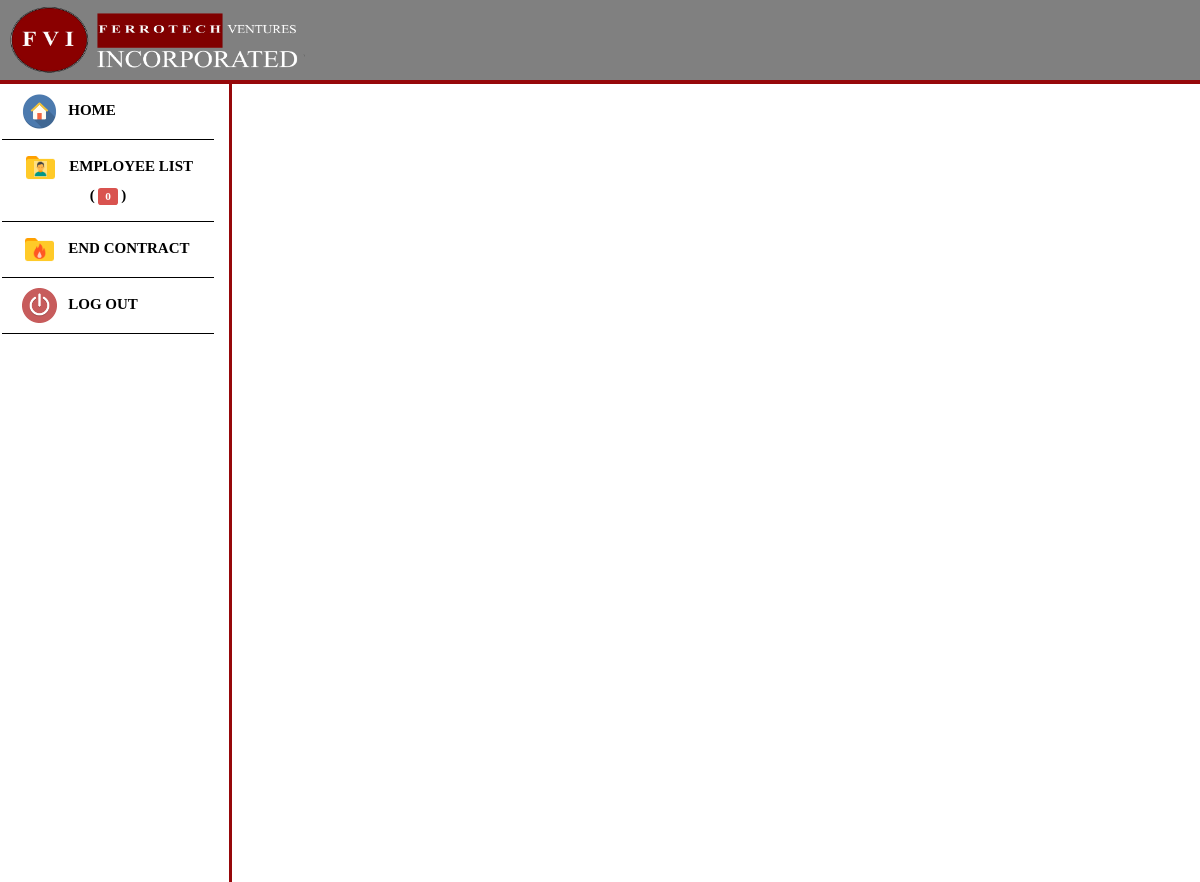
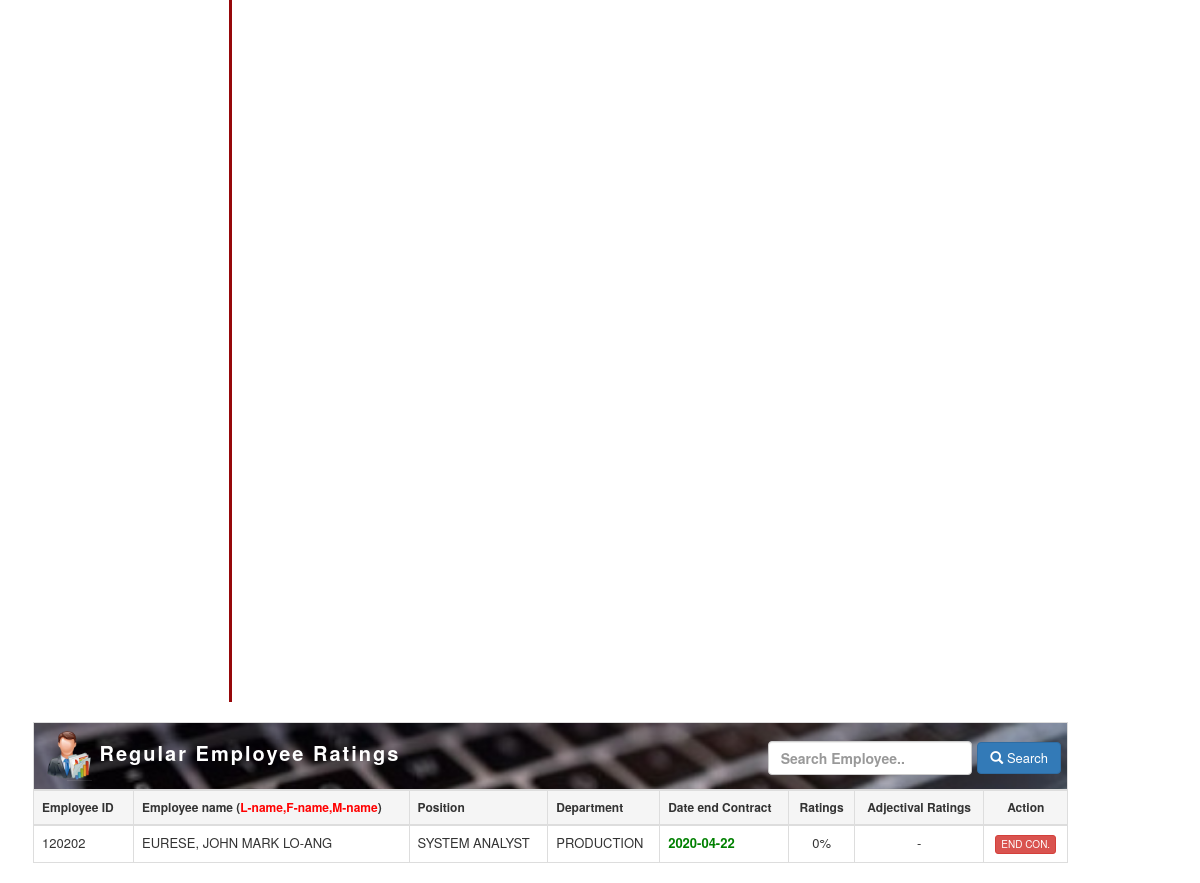
The page /regulareval_list.php (signed in) on the database its author committed (2 pictures, top to bottom).
### tables this page shows
CREATE TABLE `tbl_applicants` (
  `ID` int(11) NOT NULL,
  `a_id` text NOT NULL,
  `a_fname` varchar(26) NOT NULL,
  `a_lname` varchar(26) NOT NULL,
  `a_mname` varchar(26) NOT NULL,
  `a_gender` varchar(6) NOT NULL,
  `a_civilStatus` varchar(10) NOT NULL,
  `a_contactNumber` varchar(15) NOT NULL,
  `a_religion` varchar(100) NOT NULL,
  `a_birthday` date NOT NULL,
  `a_age` int(2) NOT NULL,
  `a_region` varchar(255) NOT NULL,
  `a_provine` varchar(255) NOT NULL,
  `a_city` varchar(255) NOT NULL,
  `a_brgy` varchar(255) NOT NULL,
  `a_education` varchar(255) NOT NULL,
  `a_masters` varchar(255) NOT NULL,
  `a_empRecords` varchar(255) NOT NULL,
  `a_dateApplied` date NOT NULL,
  `a_position` varchar(255) NOT NULL,
  `a_dateApproved` date NOT NULL,
  `a_status` text NOT NULL
);

CREATE TABLE `tbl_applicant_field` (
  `ID` int(11) NOT NULL,
  `a_id` text NOT NULL,
  `a_superior` varchar(255) NOT NULL,
  `a_department` varchar(255) NOT NULL,
  `a_contactPerson` varchar(26) NOT NULL,
  `a_contactPersonNum` int(11) NOT NULL,
  `a_tax` varchar(255) NOT NULL,
  `a_tin` varchar(255) NOT NULL,
  `a_sss` varchar(255) NOT NULL,
  `a_pagibin` varchar(255) NOT NULL,
  `a_philHealth` varchar(255) NOT NULL,
  `a_dateHired` date NOT NULL,
  `a_dateEnd` date NOT NULL
);

CREATE TABLE `tbl_ratings` (
  `ID` int(11) NOT NULL,
  `a_id` text NOT NULL,
  `a_type` varchar(25) NOT NULL,
  `a_rate` varchar(25) NOT NULL,
  `a_date` date NOT NULL
);

### regulareval_list.php (the view, shortened to what this page needs)
<!DOCTYPE html>
<html>
<head>
     <link rel="stylesheet" href="Bootstrap_Files/libs/bootstrap/css/bootstrap.min.css" />
    <link rel="stylesheet" type="text/css" href="css/sidebar.css">
</head>
<body>
<nav class="navbar navbar-inverse" style="background-color:gray; border: 0px; border-bottom:4px solid rgb(150, 8, 10); border-radius: 0; padding: 5px;">
  <div class="container-fluid">
    <img style="margin-left: -1%;" src="images/header.png" width="300px" height="70px">
  </div>
</nav>
<div class="sidebar col-sm-12 col-md-12 col-lg-6" style="margin-top:-20px;">
<a href="home.php" style="text-decoration: none;">
  <li>
    <span style="font-family: 'Calibri'">
      <img src="images/icons8-home-96.png" height="35px"> &nbsp; HOME
    </span>
  </li>
</a>
<li class="dropdown" style="font-family: 'Calibri'">
  <?php
  if(isset($_POST['search_val'])){
      $val = $_POST['search_v'];
      $query = mysql_query("SELECT * from tbl_applicants where (a_lname like '%$val%' OR a_fname like '%$val%' OR a_mname like '%$val%' OR a_id like '%$val%') ORDER BY a_dateApplied ASC")or die(mysql_error());
    }else{
      $query = mysql_query("SELECT * from tbl_applicants ORDER BY a_dateApplied ASC")or die(mysql_error());
    }
    $count_notify = 0;
    while($row = mysql_fetch_array($query)){
      $id = $row['a_id'];
      $info = mysql_query("SELECT * from tbl_applicant_field where a_id = '$id' ORDER BY ID DESC")or die(mysql_error());
      $rowz = mysql_fetch_array($info)
  ?>
    <?php
    $end = $rowz['a_dateEnd'];
    if($end <= date("Y-m-d")){
      $dat = '<b style="color:red">Expired</b>';
    }
  }
  if(isset($_POST['search_val'])){
      $val = $_POST['search_v'];
      $query = mysql_query("SELECT * from tbl_applicants where a_status = 'Casual' AND (a_lname like '%$val%' OR a_fname like '%$val%' OR a_mname like '%$val%' OR a_id like '%$val%') ORDER BY a_dateApplied ASC")or die(mysql_error());
    }else{
      $query = mysql_query("SELECT * from tbl_applicants where a_status = 'Casual' ORDER BY a_dateApplied ASC")or die(mysql_error());
    }
    while($row = mysql_fetch_array($query)){
      $id = $row['a_id'];
      $info = mysql_query("SELECT * from tbl_applicant_field where a_id = '$id' ORDER BY ID DESC")or die(mysql_error());
      $rowz = mysql_fetch_array($info)
  ?>
    <?php
    $end = $rowz['a_dateEnd'];
    if($end <= date("Y-m-d")){
      $dat = '<b style="color:red">Expired</b>';
    }
  }
  if(isset($_POST['search_val'])){
      $val = $_POST['search_v'];
      $query = mysql_query("SELECT * from tbl_applicants where a_status = 'Project Based' AND (a_lname like '%$val%' OR a_fname like '%$val%' OR a_mname like '%$val%' OR a_id like '%$val%') ORDER BY a_dateApplied ASC")or die(mysql_error());
    }else{
      $query = mysql_query("SELECT * from tbl_applicants where a_status = 'Project Based' ORDER BY a_dateApplied ASC")or die(mysql_error());
    }
    while($row = mysql_fetch_array($query)){
      $id = $row['a_id'];
      $info = mysql_query("SELECT * from tbl_applicant_field where a_id = '$id' ORDER BY ID DESC")or die(mysql_error());
      $rowz = mysql_fetch_array($info)
  ?>
    <?php
    $end = $rowz['a_dateEnd'];
    if($end <= date("Y-m-d")){
      $dat = '<b style="color:red">Expired</b>';
    }
  }
  if(isset($_POST['search_val'])){
      $val = $_POST['search_v'];
      $query = mysql_query("SELECT * from tbl_applicants where a_status = 'Regular' AND (a_lname like '%$val%' OR a_fname like '%$val%' OR a_mname like '%$val%' OR a_id like '%$val%') ORDER BY a_dateApplied ASC")or die(mysql_error());
    }else{
      $query = mysql_query("SELECT * from tbl_applicants where a_status = 'Regular' ORDER BY a_dateApplied ASC")or die(mysql_error());
    }
    while($row = mysql_fetch_array($query)){
      $id = $row['a_id'];
      $info = mysql_query("SELECT * from tbl_applicant_field where a_id = '$id' ORDER BY ID DESC")or die(mysql_error());
      $rowz = mysql_fetch_array($info)
  ?>
    <?php
    $end = $rowz['a_dateEnd'];
    if($end <= date("Y-m-d")){
      $dat = '<b style="color:red">Expired</b>';
    }
  }
  ?>
  <label class="dropbtn"><span><img src="images/icons8-user-folder-96.png" height="35px"></span> &nbsp; EMPLOYEE LIST ( <label class="label label-danger"><?= $count_notify ?></label> )</label>
</li>
<a href="endcon_list.php" style="text-decoration: none;">
  <li>
    <span style="font-family: 'Calibri'">
      <img src="images/icons8-burn-folder-96.png" height="35px"> &nbsp; END CONTRACT
    </span>
  </li>
</a>
<a type="button" data-toggle="modal" data-target="#logout" style="text-decoration: none;">
<li>
  <span style="font-family: 'Calibri'">
    <img src="images/off.png" height="35px"> &nbsp; LOG OUT
  </span>
</li>
</a>
</div>
<?php
    include('dbcon.php');
?>
<div class="table-responsive container col-xs-6 col-md-6 col-lg-6" style="margin-left:18px;  width: 1065px;">
  <table class="table table-hover table-bordered" cellpadding="10px">
  <thead>
<tr>
<br>
<th colspan="8" style="font-weight: bold; background-image: url(images/r.jpg); background-repeat: no-repeat; background-size: cover; color:white; font-size:20px; "> <img src="images/emp_rating.png" height="50px" width="50px"><b style="letter-spacing: 2px; font-size: 20px; letter-spacing:2px;"> Regular Employee Ratings</b>
<div class="form-inline navbar-right">
<form method="POST"  style="margin-right:9px; margin-top: 10px;">
 <input type="text" name="search_v" class="search-query form-control" placeholder="Search Employee.." required>
      <button class="btn btn-primary" type="submit" name="search_val" style="font-size: 13px; margin-right: 4px;"><span class="glyphicon glyphicon-search"></span> Search</button>
</div>
</th>
</tr>
</thead>
  <thead>
    <tr class="active" style="font-weight: bold;  font-size: 12px;">
      <th width="100">Employee ID</th>
       <th>Employee name  (<l style="color:red;">L-name,F-name,M-name</l>)</th>
      <th>Position</th>
      <th>Department</th>
      <th>Date end Contract</th>
      <th><center>Ratings</center></th>
      <th><center>Adjectival Ratings</center></th>
      <th><center>Action</center></th>
    </tr>
  </thead>
  <?php
    if(isset($_POST['search_val'])){
      $val = $_POST['search_v'];
      $query = mysql_query("SELECT * from tbl_applicants where a_status = 'Regular' AND (a_lname like '%$val%' OR a_fname like '%$val%' OR a_mname like '%$val%' OR a_id like '%$val%')")or die(mysql_error());
    }else{
      $query = mysql_query("SELECT * from tbl_applicants where a_status = 'Regular'")or die(mysql_error());
    }
 if(mysql_num_rows($query) == 0){
        ?>
       <tr>
        <td colspan="8"><center><h2><b><p style="color:red; letter-spacing: 3px; font-size: 25px;"><img src="images/Mazenl77-NX11-Folder-Default.ico" height="40px;" width="50px;">NO RECORD FOUND</p></b></h2></center></td>
        </tr>
        <?php
      }else{
      while($row=mysql_fetch_array($query)){
    ?>
    <?php
      $id = $row['a_id'];
      $info = mysql_query("SELECT * from tbl_applicant_field where a_id = '$id' ORDER BY ID DESC")or die(mysql_error());
      $rowz = mysql_fetch_array($info)
  ?>
  <tr style="text-transform: uppercase; font-size: 13px;">
    <td><?php echo $row['a_id'] ; ?></td>
    <td><?php echo $row['a_lname'] . ", " . $row['a_fname'] . " " . $row['a_mname']; ?></td>
    <td><?php echo $row['a_position'] ; ?></td>
    <td><?php echo $rowz['a_department'] ; ?></td>
    <?php
    $end = $rowz['a_dateEnd'];
    if($end <= date("Y-m-d")){
      $dd = date("Y-m-d");
      $d1 = new DateTime($dd);
      $d2 = new DateTime($end);
      $diff = $d2->diff($d1);
      if($diff->y <= 0){
        $dat = '<b style="color:red">'.$end.'</b>';
      }else{
        $dat = '<b style="color:green">'.$end.'</b>';
      }
    }
    ?>
    <td><?php echo $dat ; ?></td>
    <?php
      $id = $row['a_id'];
      $ratings = mysqli_query($conn, "SELECT * FROM tbl_ratings WHERE a_id = '$id' AND a_type = 'Regular'");
      $rate_row = mysqli_fetch_array($ratings);
      $ratez = $rate_row['a_rate'];
      if($ratez <= 51){
        $adjective = 'Need Improvements';
      }elseif($ratez <= 52 || $ratez <= 64){
         $adjective = 'Below Average';
      }elseif($ratez <= 65 || $ratez <= 77){
         $adjective = 'Meet Expectation';
      }elseif($ratez <= 78 || $ratez <= 89){
         $adjective = 'Commendable';
      }elseif($ratez <= 90 || $ratez <= 100){
         $adjective = 'Outstanding';
      }
      if(empty($ratez)){
        $adjective = "-";
      }
    ?>
    <td><center><?php echo $rate_row['a_rate'] . "%" ; ?></center></td>
    <td><center><?php echo $adjective; ?></center></td>
    <?php
    if($end <= date("Y-m-d")){
      ?>
      <td><center><a href="regular_endconform.php?id=<?= $row['a_id'] ?>&casual" class="btn btn-xs btn-danger" style="font-size: 10px;">End Con.</a></center></td>
      <?php
    }
    ?>
  </tr>
  <?php
}
    }
  ?>
  </table>
</div>
</body>
</html>

### css/sidebar.css (style rules this page uses)
body { margin: 0px 0px; padding: 0px 0px; }
* { margin: 0px 0px; padding: 0px 0px; }
.sidebar { background-color:white; border-right:solid rgb(150, 8, 10); margin-left: -8px; width: 20%; height: 1500px; }
li { font-weight: bold; list-style-type: none; color: black; padding: 10px 20px; border-bottom:1px solid black; font-family: oblique; font-size: 15px; margin-left: -5px; }
li label, .dropbtn { display: inline-block; color: black; text-align: center; text-decoration: none; }

### rows shown on the page
tbl_applicants: a "120202", a_lname "EURESE", a_fname "JOHN MARK", a_mname "LO-ANG", a_position "SYSTEM ANALYST", tbl_applicant_field.a_department "PRODUCTION", tbl_applicant_field.a_dateEnd "2020-04-22", tbl_ratings.a_rate "0", adjective "-"

### other values the page prints
$count_notify "0"
